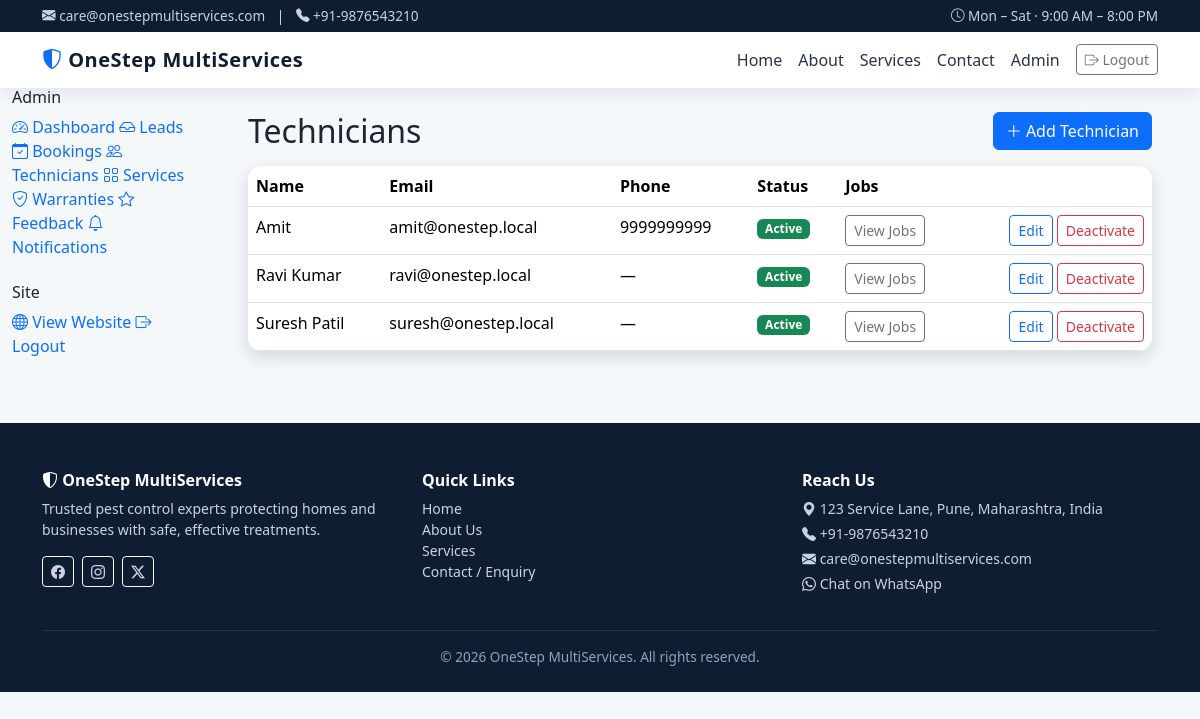
Page /admin/technicians (signed in) on the committed database.
### models.py (models this page shows, shortened)
class User(UserMixin, db.Model):
    __tablename__ = "users"
    id = db.Column(db.Integer, primary_key=True)
    name = db.Column(db.String(120), nullable=False)
    email = db.Column(db.String(180), unique=True, nullable=False, index=True)
    phone = db.Column(db.String(32))
    password_hash = db.Column(db.String(255), nullable=False)
    role = db.Column(db.String(20), nullable=False, default="TECHNICIAN")  # ADMIN / TECHNICIAN
    is_active = db.Column(db.Boolean, default=True)
    created_at = db.Column(db.DateTime, default=datetime.utcnow)
    notifications = db.relationship("Notification", backref="user", lazy=True)
    bookings = db.relationship("Booking", backref="technician", lazy=True)
    @property
    def is_admin(self):
        return self.role == "ADMIN"

### blueprints/admin.py (the view)
    @login_required
    def wrapped(*a, **kw):
        if not current_user.is_admin:
            abort(403)
        return view(*a, **kw)

### blueprints/admin.py (called while the page is built)
def _admin_required(view):
    @login_required
    def wrapped(*a, **kw):
        if not current_user.is_admin:
            abort(403)
        return view(*a, **kw)
    wrapped.__name__ = view.__name__
    return wrapped

@bp.route("/technicians")
@_admin_required
def technicians():
    techs = User.query.filter_by(role="TECHNICIAN").order_by(User.name).all()
    return render_template("admin/technicians_list.html", techs=techs)

### app/templates/admin/technicians_list.html
{% extends "admin/_layout.html" %}
{% block admin_content %}
<div class="d-flex justify-content-between align-items-center mb-3">
  <h2 class="mb-0">Technicians</h2>
  <a href="{{ url_for('admin.technician_new') }}" class="btn btn-primary"><i class="bi bi-plus-lg"></i> Add Technician</a>
</div>
<div class="os-card p-0">
  <table class="table os-table mb-0">
    <thead><tr>
      <th>Name</th><th>Email</th><th>Phone</th><th>Status</th><th>Jobs</th><th></th>
    </tr></thead>
    <tbody>
      {% for t in techs %}
      <tr>
        <td>{{ t.name }}</td>
        <td>{{ t.email }}</td>
        <td>{{ t.phone or '—' }}</td>
        <td>
          {% if t.is_active %}<span class="badge bg-success">Active</span>
          {% else %}<span class="badge bg-secondary">Inactive</span>{% endif %}
        </td>
        <td><a class="btn btn-sm btn-outline-secondary" href="{{ url_for('admin.technician_jobs', tech_id=t.id) }}">View Jobs</a></td>
        <td class="text-end">
          <a href="{{ url_for('admin.technician_edit', tech_id=t.id) }}" class="btn btn-sm btn-outline-primary">Edit</a>
          <form method="post" action="{{ url_for('admin.technician_toggle', tech_id=t.id) }}" class="d-inline">
            <button class="btn btn-sm btn-outline-{% if t.is_active %}danger{% else %}success{% endif %}"
                    data-confirm="Toggle activation for {{ t.name }}?">
              {% if t.is_active %}Deactivate{% else %}Activate{% endif %}
            </button>
          </form>
        </td>
      </tr>
      {% else %}
      <tr><td colspan="6" class="text-center text-muted py-4">No technicians yet.</td></tr>
      {% endfor %}
    </tbody>
  </table>
</div>
{% endblock %}

### app/static/css/style.css (style rules this page uses)
:root { --os-primary: #0d6efd; --os-primary-dark: #0a58ca; --os-accent: #20c997; --os-dark: #0f1d33; --os-muted: #6c757d; --os-bg: #f5f8fb; --os-card-shadow: 0 6px 18px rgba(15, 29, 51, 0.08); --os-radius: 14px; }
body { background: var(--os-bg); font-family: 'Segoe UI', Roboto, system-ui, -apple-system, sans-serif; color: #1c2434; }
a { text-decoration: none; }
.os-card { background: #fff; border-radius: var(--os-radius); box-shadow: var(--os-card-shadow); border: 0; transition: transform .2s ease, box-shadow .2s ease; }
.os-table { background: #fff; border-radius: var(--os-radius); overflow: hidden; box-shadow: var(--os-card-shadow); }
.os-table thead { background: #eef3fb; color: var(--os-dark); }

### rows in the picture
User: name "Amit", email "amit@onestep.local", phone "9999999999", is_active "Active"
User: name "Ravi Kumar", email "ravi@onestep.local", phone "—", is_active "Active"
User: name "Suresh Patil", email "suresh@onestep.local", phone "—", is_active "Active"

### other values in the picture
{{ business_email }} "care@onestepmultiservices.com"
{{ business_phone }} "+91-9876543210"
{{ business_name }} "OneStep MultiServices"
{{ business_address }} "123 Service Lane, Pune, Maharashtra, India"
